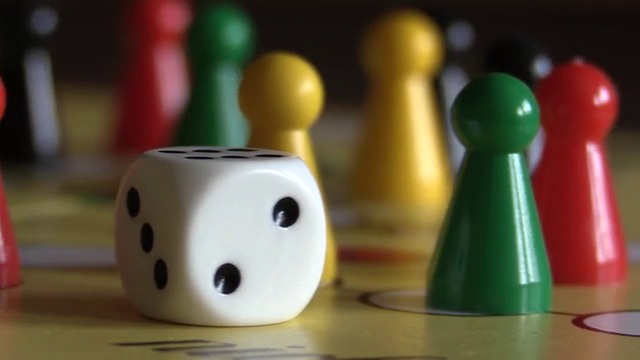
#> input picture frame 15 of Images/cap.mp4, 640 x 360 px
$ jupyter execute c04_Renk_tespiti.ipynb
#> lines starting #> are read from the running program, lines starting #| are printed output that depends on the picture; after the words box and inside, x2 and y2 are one past the last pixel; in counts of white or black regions, pixels touching at a corner belong together
[cell 1]
import cv2

[cell 2]
cam = cv2.VideoCapture("../Images/cap.mp4")
low = (21,135,105)
up = (58,255,243)

while True:
    _, frame = cam.read()
#> frame is the input picture: shape (360, 640, 3); mean B, G, R 60.5, 82.4, 97.1
    if _ == False:
        break
    hsv = cv2.cvtColor(frame, cv2.COLOR_BGR2HSV)
#> hsv: shape (360, 640, 3); mean H, S, V 43.3, 123.5, 103.4
    mask = cv2.inRange(hsv, low,up)
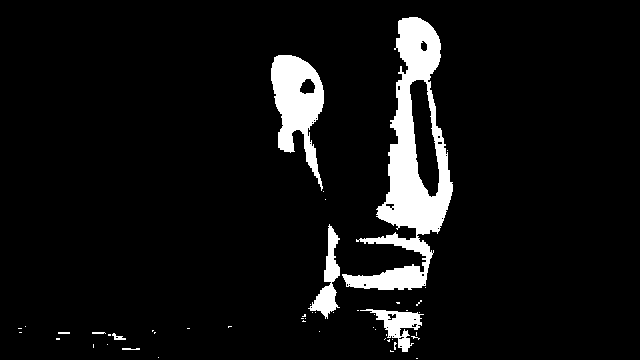
#> mask: shape (360, 640); 7% white; 50 white regions (42 under 20 px), largest, box (x1, y1, x2, y2) and area: (342, 17, 453, 290) 10085, (271, 55, 324, 191) 3694, (308, 224, 340, 319) 1096
    mask = cv2.bitwise_and(mask, mask, mask)

    mask = cv2.Canny(mask, 100,200)
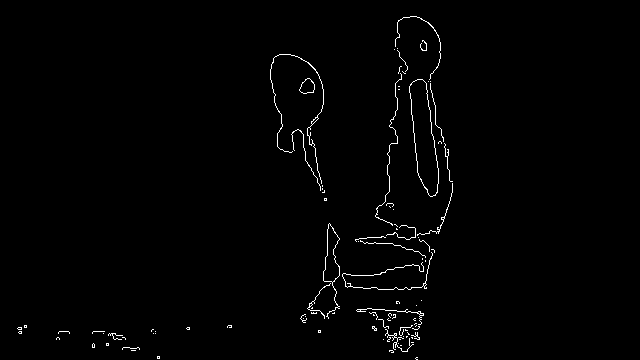
#> mask: shape (360, 640); 1.1% white in thin lines or dots, all inside (x1, y1, x2, y2) = (17, 16, 453, 360)

    contours = cv2.findContours(mask.copy(), cv2.RETR_TREE, cv2.CHAIN_APPROX_TC89_L1)[-2]
#> contours = 123 contours, 112 with area under 20; largest, box (x1, y1, x2, y2) and area: (409, 79, 439, 197) 2044, (409, 79, 439, 197) 2036, (323, 223, 340, 319) 575, (323, 223, 340, 283) 555, (299, 78, 315, 94) 164
    cv2.drawContours(frame, contours, -1, (255,255,0), 3)
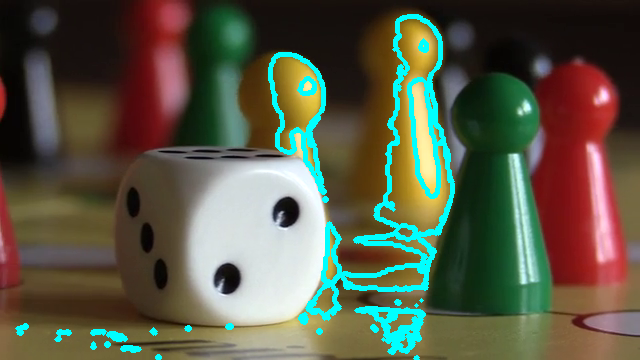
#> frame: shape (360, 640, 3); 5.39% of pixels changed, all inside (x1, y1, x2, y2) = (15, 14, 455, 360)

    cv2.imshow("frame", frame)
    cv2.imshow("mask", mask)

    if cv2.waitKey(10) & 0xFF == ord("q"):
#> (key q is pressed here)
        break

cam.release()
cv2.destroyAllWindows()

$ run again, starting later in the video
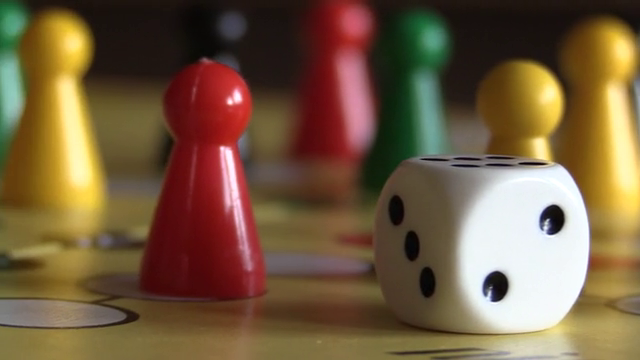
#> input picture frame 67 of Images/cap.mp4, 640 x 360 px
#> frame is the input picture: shape (360, 640, 3); mean B, G, R 64.2, 92.5, 116.6
#> hsv: shape (360, 640, 3); mean H, S, V 40.8, 131.2, 119.6
#> `mask = cv2.Canny(mask, 100,200)`:
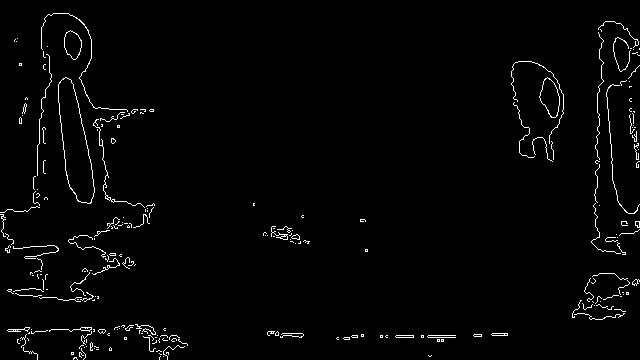
#> mask: shape (360, 640); 2% white in thin lines or dots
#> contours = 289 contours, 271 with area under 20; largest, box (x1, y1, x2, y2) and area: (58, 78, 95, 204) 2640, (58, 78, 95, 204) 2630, (540, 77, 560, 118) 530, (540, 77, 560, 118) 520, (64, 30, 82, 60) 364
#> `cv2.drawContours(frame, contours, -1, (255,255,0), 3)`:
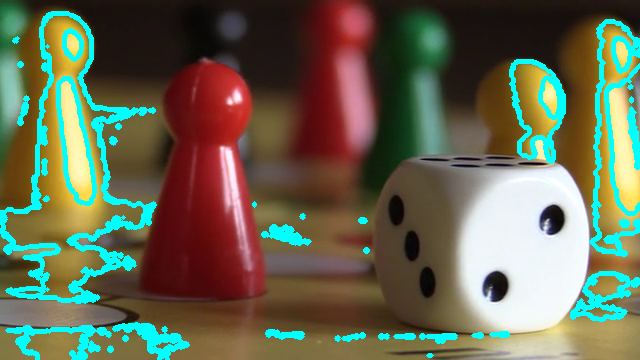
#> frame: shape (360, 640, 3); 9.18% of pixels changed, all inside (x1, y1, x2, y2) = (0, 11, 640, 360)

$ run again, starting later in the video
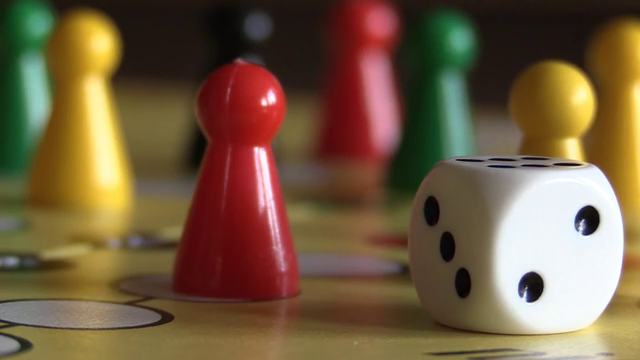
#> input picture frame 120 of Images/cap.mp4, 640 x 360 px
#> frame is the input picture: shape (360, 640, 3); mean B, G, R 64.7, 92.5, 115.1
#> hsv: shape (360, 640, 3); mean H, S, V 40.1, 130.5, 119.3
#> `mask = cv2.Canny(mask, 100,200)`:
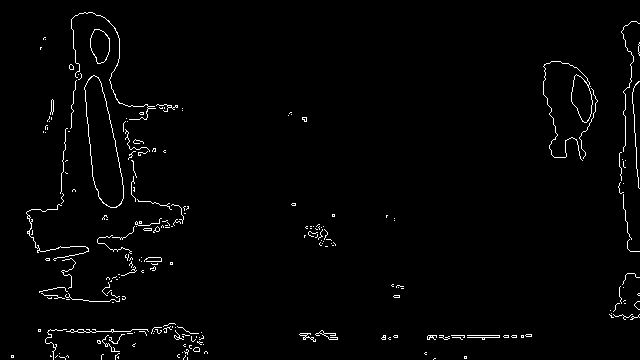
#> mask: shape (360, 640); 1.7% white in thin lines or dots
#> contours = 270 contours, 256 with area under 20; largest, box (x1, y1, x2, y2) and area: (84, 76, 124, 208) 3016, (84, 76, 124, 208) 2996, (571, 74, 593, 123) 677, (543, 61, 593, 161) 675, (90, 29, 110, 64) 500
#> `cv2.drawContours(frame, contours, -1, (255,255,0), 3)`:
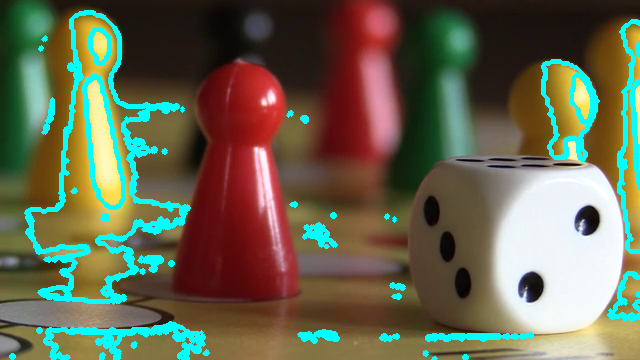
#> frame: shape (360, 640, 3); 8.16% of pixels changed, all inside (x1, y1, x2, y2) = (9, 10, 640, 360)
